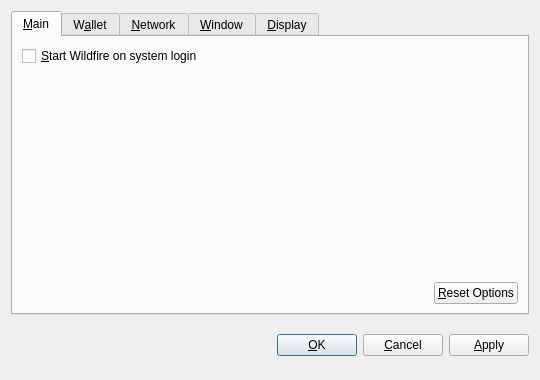
<?xml version="1.0" encoding="UTF-8"?>
<ui version="4.0">
 <class>OptionsDialog</class>
 <widget class="QDialog" name="OptionsDialog">
  <property name="geometry">
   <rect>
    <x>0</x>
    <y>0</y>
    <width>540</width>
    <height>380</height>
   </rect>
  </property>
  <property name="windowTitle">
   <string>Options</string>
  </property>
  <property name="modal">
   <bool>true</bool>
  </property>
  <layout class="QVBoxLayout" name="verticalLayout">
   <item>
    <widget class="QTabWidget" name="tabWidget">
     <property name="tabPosition">
      <enum>QTabWidget::North</enum>
     </property>
     <property name="currentIndex">
      <number>0</number>
     </property>
     <widget class="QWidget" name="tabMain">
      <attribute name="title">
       <string>&amp;Main</string>
      </attribute>
      <layout class="QVBoxLayout" name="verticalLayout_Main">
       <item>
        <widget class="QCheckBox" name="bitcoinAtStartup">
         <property name="toolTip">
          <string>Automatically start Wildfire after logging in to the system.</string>
         </property>
         <property name="text">
          <string>&amp;Start Wildfire on system login</string>
         </property>
        </widget>
       </item>
       <item>
        <spacer name="verticalSpacer_Main">
         <property name="orientation">
          <enum>Qt::Vertical</enum>
         </property>
         <property name="sizeHint" stdset="0">
          <size>
           <width>20</width>
           <height>40</height>
          </size>
         </property>
        </spacer>
       </item>
       <item>
        <layout class="QHBoxLayout" name="horizontalLayout_2_Main">
         <item>
          <spacer name="horizontalSpacer_2_Main">
           <property name="orientation">
            <enum>Qt::Horizontal</enum>
           </property>
           <property name="sizeHint" stdset="0">
            <size>
             <width>40</width>
             <height>20</height>
            </size>
           </property>
          </spacer>
         </item>
         <item>
          <widget class="QPushButton" name="resetButton">
           <property name="toolTip">
            <string>Reset all client options to default.</string>
           </property>
           <property name="text">
            <string>&amp;Reset Options</string>
           </property>
           <property name="autoDefault">
            <bool>false</bool>
           </property>
          </widget>
         </item>
        </layout>
       </item>
      </layout>
     </widget>
     <widget class="QWidget" name="tabWallet">
      <attribute name="title">
       <string>W&amp;allet</string>
      </attribute>
      <layout class="QVBoxLayout" name="verticalLayout_Network">
       <item>
        <widget class="QLabel" name="transactionFeeInfoLabel">
         <property name="text">
          <string>Optional transaction fee per kB that helps make sure your transactions are processed quickly. Most transactions are 1 kB.</string>
         </property>
         <property name="textFormat">
          <enum>Qt::PlainText</enum>
         </property>
         <property name="wordWrap">
          <bool>true</bool>
         </property>
        </widget>
       </item>
       <item>
        <layout class="QHBoxLayout" name="horizontalLayout_1_Main">
         <item>
          <widget class="QLabel" name="transactionFeeLabel">
           <property name="text">
            <string>Pay transaction &amp;fee</string>
           </property>
           <property name="textFormat">
            <enum>Qt::PlainText</enum>
           </property>
           <property name="buddy">
            <cstring>transactionFee</cstring>
           </property>
          </widget>
         </item>
         <item>
          <widget class="BitcoinAmountField" name="transactionFee"/>
         </item>
         <item>
          <spacer name="horizontalSpacer_1_Main">
           <property name="orientation">
            <enum>Qt::Horizontal</enum>
           </property>
           <property name="sizeHint" stdset="0">
            <size>
             <width>40</width>
             <height>20</height>
            </size>
           </property>
          </spacer>
         </item>
        </layout>
       </item>
       <item>
        <widget class="QLabel" name="label">
         <property name="text">
          <string>If you disable the spending of unconfirmed change, the change from a transaction cannot be used until that transaction has at least one confirmation. This also affects how your balance is computed.</string>
         </property>
         <property name="wordWrap">
          <bool>true</bool>
         </property>
        </widget>
       </item>
       <item>
        <widget class="QCheckBox" name="spendZeroConfChange">
         <property name="text">
          <string>Spend unconfirmed change  (experts only)</string>
         </property>
        </widget>
       </item>
       <item>
        <spacer name="verticalSpacer">
         <property name="orientation">
          <enum>Qt::Vertical</enum>
         </property>
         <property name="sizeHint" stdset="0">
          <size>
           <width>20</width>
           <height>40</height>
          </size>
         </property>
        </spacer>
       </item>
      </layout>
     </widget>
     <widget class="QWidget" name="tabNetwork">
      <attribute name="title">
       <string>&amp;Network</string>
      </attribute>
      <layout class="QVBoxLayout" name="verticalLayout_Network">
       <item>
        <widget class="QCheckBox" name="mapPortUpnp">
         <property name="toolTip">
          <string>Automatically open the Wildfire client port on the router. This only works when your router supports UPnP and it is enabled.</string>
         </property>
         <property name="text">
          <string>Map port using &amp;UPnP</string>
         </property>
        </widget>
       </item>
       <item>
        <widget class="QCheckBox" name="connectSocks">
         <property name="toolTip">
          <string>Connect to the Wildfire network through a SOCKS proxy (e.g. when connecting through Tor).</string>
         </property>
         <property name="text">
          <string>&amp;Connect through SOCKS proxy:</string>
         </property>
        </widget>
       </item>
       <item>
        <layout class="QHBoxLayout" name="horizontalLayout_Network">
         <item>
          <widget class="QLabel" name="proxyIpLabel">
           <property name="text">
            <string>Proxy &amp;IP:</string>
           </property>
           <property name="textFormat">
            <enum>Qt::PlainText</enum>
           </property>
           <property name="buddy">
            <cstring>proxyIp</cstring>
           </property>
          </widget>
         </item>
         <item>
          <widget class="QValidatedLineEdit" name="proxyIp">
           <property name="maximumSize">
            <size>
             <width>140</width>
             <height>16777215</height>
            </size>
           </property>
           <property name="toolTip">
            <string>IP address of the proxy (e.g. 127.0.0.1)</string>
           </property>
          </widget>
         </item>
         <item>
          <widget class="QLabel" name="proxyPortLabel">
           <property name="text">
            <string>&amp;Port:</string>
           </property>
           <property name="textFormat">
            <enum>Qt::PlainText</enum>
           </property>
           <property name="buddy">
            <cstring>proxyPort</cstring>
           </property>
          </widget>
         </item>
         <item>
          <widget class="QLineEdit" name="proxyPort">
           <property name="maximumSize">
            <size>
             <width>55</width>
             <height>16777215</height>
            </size>
           </property>
           <property name="toolTip">
            <string>Port of the proxy (e.g. 9050)</string>
           </property>
          </widget>
         </item>
         <item>
          <widget class="QLabel" name="socksVersionLabel">
           <property name="text">
            <string>SOCKS &amp;Version:</string>
           </property>
           <property name="textFormat">
            <enum>Qt::PlainText</enum>
           </property>
           <property name="buddy">
            <cstring>socksVersion</cstring>
           </property>
          </widget>
         </item>
         <item>
          <widget class="QValueComboBox" name="socksVersion">
           <property name="toolTip">
            <string>SOCKS version of the proxy (e.g. 5)</string>
           </property>
          </widget>
         </item>
         <item>
          <spacer name="horizontalSpacer_Network">
           <property name="orientation">
            <enum>Qt::Horizontal</enum>
           </property>
           <property name="sizeHint" stdset="0">
            <size>
             <width>40</width>
             <height>20</height>
            </size>
           </property>
          </spacer>
         </item>
        </layout>
       </item>
       <item>
        <spacer name="verticalSpacer_Network">
         <property name="orientation">
          <enum>Qt::Vertical</enum>
         </property>
         <property name="sizeHint" stdset="0">
          <size>
           <width>20</width>
           <height>40</height>
          </size>
         </property>
        </spacer>
       </item>
      </layout>
     </widget>
     <widget class="QWidget" name="tabWindow">
      <attribute name="title">
       <string>&amp;Window</string>
      </attribute>
      <layout class="QVBoxLayout" name="verticalLayout_Window">
       <item>
        <widget class="QCheckBox" name="minimizeToTray">
         <property name="toolTip">
          <string>Show only a tray icon after minimizing the window.</string>
         </property>
         <property name="text">
          <string>&amp;Minimize to the tray instead of the taskbar</string>
         </property>
        </widget>
       </item>
       <item>
        <widget class="QCheckBox" name="minimizeOnClose">
         <property name="toolTip">
          <string>Minimize instead of exit the application when the window is closed. When this option is enabled, the application will be closed only after selecting Quit in the menu.</string>
         </property>
         <property name="text">
          <string>M&amp;inimize on close</string>
         </property>
        </widget>
       </item>
       <item>
        <spacer name="verticalSpacer_Window">
         <property name="orientation">
          <enum>Qt::Vertical</enum>
         </property>
         <property name="sizeHint" stdset="0">
          <size>
           <width>20</width>
           <height>40</height>
          </size>
         </property>
        </spacer>
       </item>
      </layout>
     </widget>
     <widget class="QWidget" name="tabDisplay">
      <attribute name="title">
       <string>&amp;Display</string>
      </attribute>
      <layout class="QVBoxLayout" name="verticalLayout_Display">
       <item>
        <layout class="QHBoxLayout" name="horizontalLayout_1_Display">
         <item>
          <widget class="QLabel" name="langLabel">
           <property name="text">
            <string>User Interface &amp;language:</string>
           </property>
           <property name="textFormat">
            <enum>Qt::PlainText</enum>
           </property>
           <property name="buddy">
            <cstring>lang</cstring>
           </property>
          </widget>
         </item>
         <item>
          <widget class="QValueComboBox" name="lang">
           <property name="toolTip">
            <string>The user interface language can be set here. This setting will take effect after restarting Wildfire.</string>
           </property>
          </widget>
         </item>
        </layout>
       </item>
       <item>
        <layout class="QHBoxLayout" name="horizontalLayout_2_Display">
         <item>
          <widget class="QLabel" name="unitLabel">
           <property name="text">
            <string>&amp;Unit to show amounts in:</string>
           </property>
           <property name="textFormat">
            <enum>Qt::PlainText</enum>
           </property>
           <property name="buddy">
            <cstring>unit</cstring>
           </property>
          </widget>
         </item>
         <item>
          <widget class="QValueComboBox" name="unit">
           <property name="toolTip">
            <string>Choose the default subdivision unit to show in the interface and when sending coins.</string>
           </property>
          </widget>
         </item>
        </layout>
       </item>
       <item>
        <widget class="QCheckBox" name="displayAddresses">
         <property name="toolTip">
          <string>Whether to show Wildfire addresses in the transaction list or not.</string>
         </property>
         <property name="text">
          <string>&amp;Display addresses in transaction list</string>
         </property>
        </widget>
       </item>
       <item>
        <widget class="QCheckBox" name="coinControlFeatures">
         <property name="toolTip">
          <string>Whether to show coin control features or not.</string>
         </property>
         <property name="text">
          <string>Display coin &amp;control features (experts only!)</string>
         </property>
        </widget>
       </item>
       <item>
        <spacer name="verticalSpacer_Display">
         <property name="orientation">
          <enum>Qt::Vertical</enum>
         </property>
         <property name="sizeHint" stdset="0">
          <size>
           <width>20</width>
           <height>40</height>
          </size>
         </property>
        </spacer>
       </item>
      </layout>
     </widget>
    </widget>
   </item>
   <item>
    <layout class="QHBoxLayout" name="horizontalLayout_Buttons">
     <item>
      <spacer name="horizontalSpacer_1">
       <property name="orientation">
        <enum>Qt::Horizontal</enum>
       </property>
       <property name="sizeHint" stdset="0">
        <size>
         <width>40</width>
         <height>48</height>
        </size>
       </property>
      </spacer>
     </item>
     <item>
      <widget class="QLabel" name="statusLabel">
       <property name="font">
        <font>
         <weight>75</weight>
         <bold>true</bold>
        </font>
       </property>
       <property name="text">
        <string/>
       </property>
       <property name="textFormat">
        <enum>Qt::PlainText</enum>
       </property>
       <property name="wordWrap">
        <bool>true</bool>
       </property>
      </widget>
     </item>
     <item>
      <spacer name="horizontalSpacer_2">
       <property name="orientation">
        <enum>Qt::Horizontal</enum>
       </property>
       <property name="sizeHint" stdset="0">
        <size>
         <width>40</width>
         <height>48</height>
        </size>
       </property>
      </spacer>
     </item>
     <item>
      <widget class="QPushButton" name="okButton">
       <property name="text">
        <string>&amp;OK</string>
       </property>
      </widget>
     </item>
     <item>
      <widget class="QPushButton" name="cancelButton">
       <property name="text">
        <string>&amp;Cancel</string>
       </property>
       <property name="autoDefault">
        <bool>false</bool>
       </property>
      </widget>
     </item>
     <item>
      <widget class="QPushButton" name="applyButton">
       <property name="text">
        <string>&amp;Apply</string>
       </property>
       <property name="autoDefault">
        <bool>false</bool>
       </property>
      </widget>
     </item>
    </layout>
   </item>
  </layout>
 </widget>
 <customwidgets>
  <customwidget>
   <class>BitcoinAmountField</class>
   <extends>QSpinBox</extends>
   <header>bitcoinamountfield.h</header>
  </customwidget>
  <customwidget>
   <class>QValueComboBox</class>
   <extends>QComboBox</extends>
   <header>qvaluecombobox.h</header>
  </customwidget>
  <customwidget>
   <class>QValidatedLineEdit</class>
   <extends>QLineEdit</extends>
   <header>qvalidatedlineedit.h</header>
  </customwidget>
 </customwidgets>
 <resources/>
 <connections/>
</ui>
